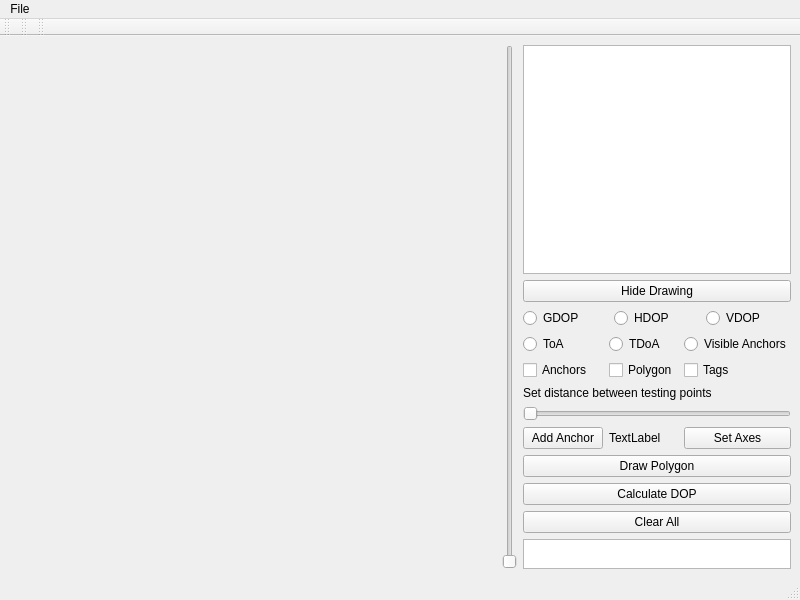
<?xml version="1.0" encoding="UTF-8"?>
<ui version="4.0">
 <class>MainWindow</class>
 <widget class="QMainWindow" name="MainWindow">
  <property name="geometry">
   <rect>
    <x>0</x>
    <y>0</y>
    <width>800</width>
    <height>600</height>
   </rect>
  </property>
  <property name="windowTitle">
   <string>MainWindow</string>
  </property>
  <widget class="QWidget" name="centralwidget">
   <layout class="QHBoxLayout" name="horizontalLayout" stretch="70,0,30">
    <item>
     <widget class="QWidget" name="chartContainer" native="true"/>
    </item>
    <item>
     <widget class="QSlider" name="Slider">
      <property name="orientation">
       <enum>Qt::Orientation::Vertical</enum>
      </property>
     </widget>
    </item>
    <item>
     <layout class="QVBoxLayout" name="verticalLayout" stretch="0">
      <item>
       <layout class="QVBoxLayout" name="verticalLayout_2" stretch="60,0,0,5,10,1,1,2">
        <item>
         <widget class="QTableWidget" name="tableWidget"/>
        </item>
        <item>
         <widget class="QPushButton" name="pushButton">
          <property name="text">
           <string>Hide Drawing</string>
          </property>
         </widget>
        </item>
        <item>
         <layout class="QHBoxLayout" name="horizontalLayout_11">
          <item>
           <layout class="QGridLayout" name="gridLayout_3">
            <item row="0" column="3">
             <widget class="QRadioButton" name="VDOP_radio">
              <property name="text">
               <string>VDOP</string>
              </property>
             </widget>
            </item>
            <item row="0" column="1">
             <widget class="QRadioButton" name="HDOP_radio">
              <property name="text">
               <string>HDOP</string>
              </property>
             </widget>
            </item>
            <item row="0" column="0">
             <widget class="QRadioButton" name="GDOP_radio">
              <property name="text">
               <string>GDOP</string>
              </property>
             </widget>
            </item>
           </layout>
          </item>
         </layout>
        </item>
        <item>
         <layout class="QGridLayout" name="gridLayout">
          <item row="0" column="1">
           <widget class="QRadioButton" name="TDoA_radio">
            <property name="text">
             <string>TDoA</string>
            </property>
           </widget>
          </item>
          <item row="1" column="1">
           <widget class="QCheckBox" name="Polygon_check">
            <property name="text">
             <string>Polygon</string>
            </property>
           </widget>
          </item>
          <item row="0" column="0">
           <widget class="QRadioButton" name="ToA_radio">
            <property name="text">
             <string>ToA</string>
            </property>
           </widget>
          </item>
          <item row="5" column="2">
           <widget class="QPushButton" name="SetAxes_btn">
            <property name="text">
             <string>Set Axes</string>
            </property>
           </widget>
          </item>
          <item row="0" column="2">
           <widget class="QRadioButton" name="VisibleAnch_radio">
            <property name="text">
             <string>Visible Anchors</string>
            </property>
           </widget>
          </item>
          <item row="1" column="0">
           <widget class="QCheckBox" name="Anchors_check">
            <property name="text">
             <string>Anchors</string>
            </property>
           </widget>
          </item>
          <item row="5" column="0">
           <widget class="QPushButton" name="AddAnchor_btn">
            <property name="text">
             <string>Add Anchor</string>
            </property>
           </widget>
          </item>
          <item row="3" column="0" colspan="3">
           <widget class="QSlider" name="Horizont_Slider_dis">
            <property name="orientation">
             <enum>Qt::Orientation::Horizontal</enum>
            </property>
           </widget>
          </item>
          <item row="1" column="2">
           <widget class="QCheckBox" name="Tags_check">
            <property name="text">
             <string>Tags</string>
            </property>
           </widget>
          </item>
          <item row="2" column="0" colspan="3">
           <widget class="QLabel" name="label">
            <property name="text">
             <string>Set distance between testing points</string>
            </property>
           </widget>
          </item>
          <item row="5" column="1">
           <widget class="QLabel" name="Label_distance">
            <property name="text">
             <string>TextLabel</string>
            </property>
           </widget>
          </item>
         </layout>
        </item>
        <item>
         <widget class="QPushButton" name="DrawPolygon_btn">
          <property name="text">
           <string>Draw Polygon</string>
          </property>
         </widget>
        </item>
        <item>
         <widget class="QPushButton" name="CalcDOP_btn">
          <property name="text">
           <string>Calculate DOP</string>
          </property>
         </widget>
        </item>
        <item>
         <widget class="QPushButton" name="Clear_btn">
          <property name="text">
           <string>Clear All</string>
          </property>
         </widget>
        </item>
        <item>
         <widget class="QTextEdit" name="textEdit">
          <property name="maximumSize">
           <size>
            <width>6000</width>
            <height>30</height>
           </size>
          </property>
         </widget>
        </item>
       </layout>
      </item>
     </layout>
    </item>
   </layout>
  </widget>
  <widget class="QMenuBar" name="menubar">
   <property name="geometry">
    <rect>
     <x>0</x>
     <y>0</y>
     <width>800</width>
     <height>21</height>
    </rect>
   </property>
   <widget class="QMenu" name="menuFile">
    <property name="title">
     <string>File</string>
    </property>
    <addaction name="actionSave_Data"/>
    <addaction name="actionLoad_Data"/>
    <addaction name="actionSave_DOP"/>
   </widget>
   <addaction name="menuFile"/>
  </widget>
  <widget class="QStatusBar" name="statusbar"/>
  <widget class="QToolBar" name="toolBar">
   <property name="windowTitle">
    <string>toolBar</string>
   </property>
   <attribute name="toolBarArea">
    <enum>TopToolBarArea</enum>
   </attribute>
   <attribute name="toolBarBreak">
    <bool>false</bool>
   </attribute>
  </widget>
  <widget class="QToolBar" name="toolBar_2">
   <property name="windowTitle">
    <string>toolBar_2</string>
   </property>
   <attribute name="toolBarArea">
    <enum>TopToolBarArea</enum>
   </attribute>
   <attribute name="toolBarBreak">
    <bool>false</bool>
   </attribute>
  </widget>
  <widget class="QToolBar" name="toolBar_3">
   <property name="windowTitle">
    <string>toolBar_3</string>
   </property>
   <attribute name="toolBarArea">
    <enum>TopToolBarArea</enum>
   </attribute>
   <attribute name="toolBarBreak">
    <bool>false</bool>
   </attribute>
  </widget>
  <action name="actionSave_Data">
   <property name="text">
    <string>Save Data</string>
   </property>
  </action>
  <action name="actionLoad_Data">
   <property name="text">
    <string>Load Data</string>
   </property>
  </action>
  <action name="actionSave_DOP">
   <property name="text">
    <string>Save DOP</string>
   </property>
  </action>
 </widget>
 <resources/>
 <connections/>
</ui>
